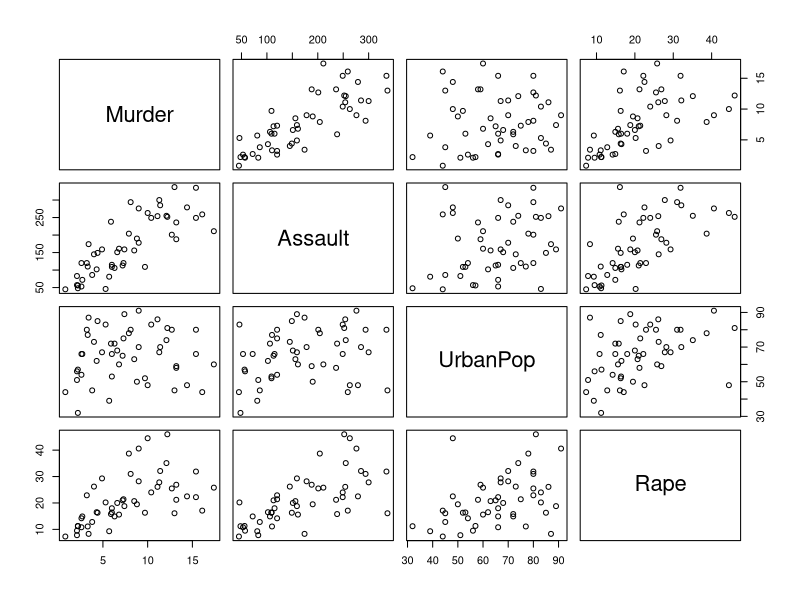
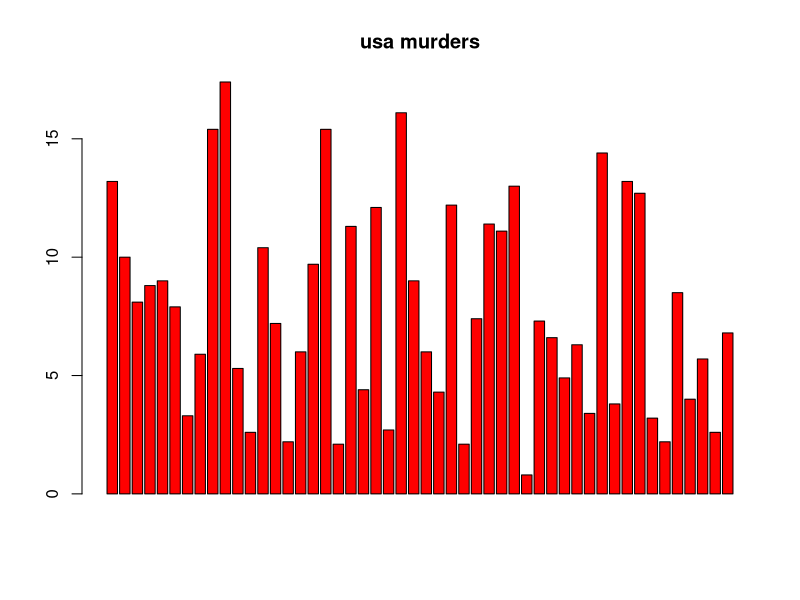
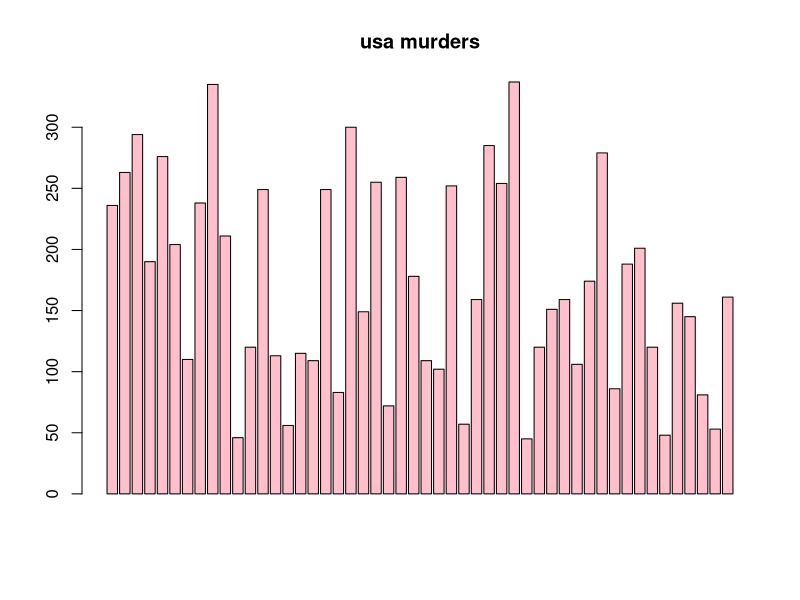
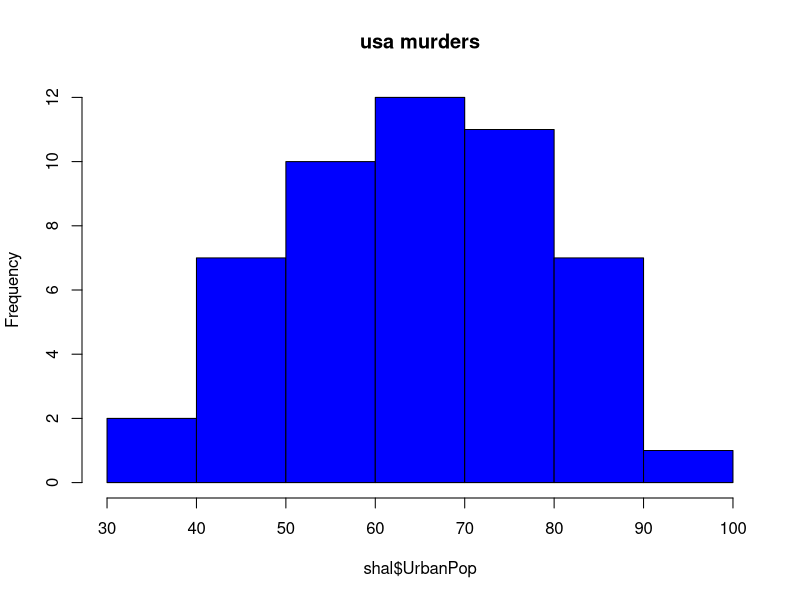
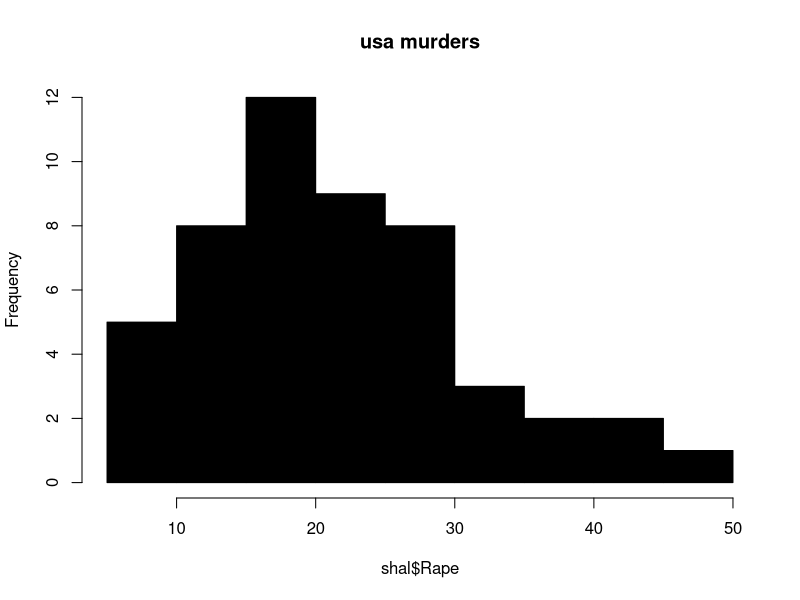
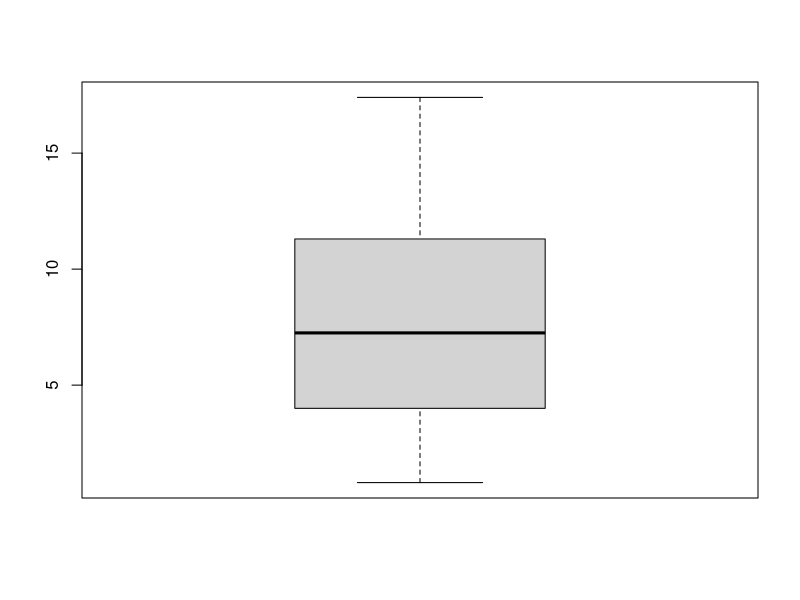
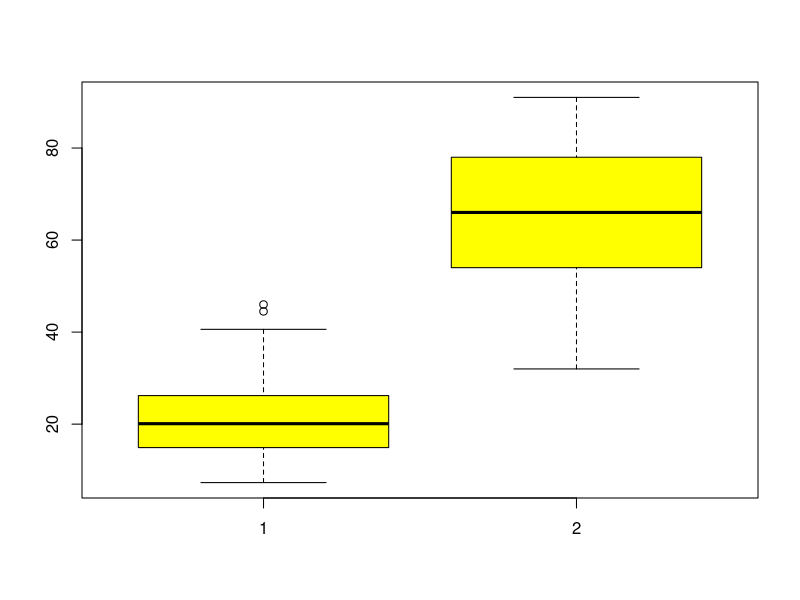
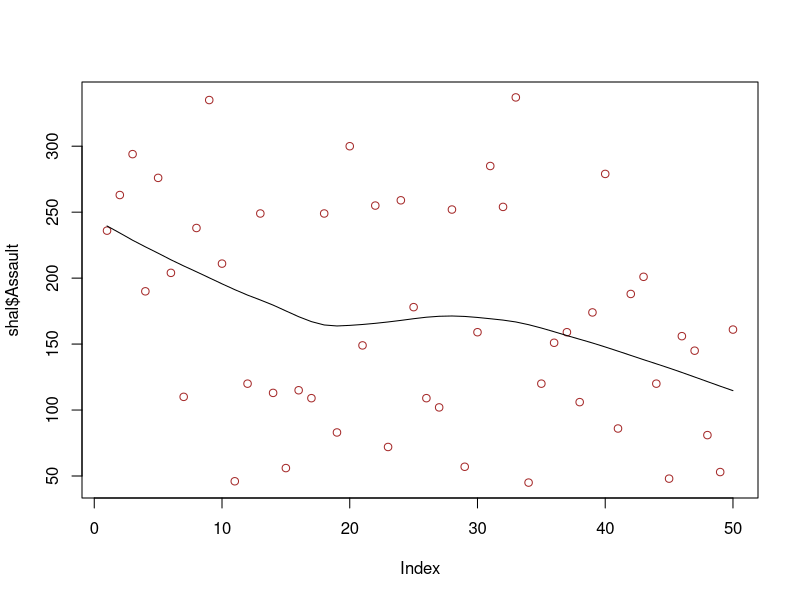

The R script that drew these images, in order:
shal <- datasets::USArrests
head(shal,10)
tail(shal,10)
df<-shal
summary(shal)
summary(shal$Murder)
summary(shal$Assault)
summary(shal$UrbanPop)
summary(shal$Rape)
plot(shal)
barplot(shal$Murder,main = "usa murders",col = "red",type = "l")
barplot(shal$Assault,main = "usa murders",col = "pink")
hist(shal$UrbanPop,main = "usa murders",col = "blue")
hist(shal$Rape,main = "usa murders",col = "black")
boxplot(shal$Murder)
boxplot(shal$Rape,shal$UrbanPop,col = "yellow")
scatter.smooth(shal$Assault,col = "brown")
scale.default(shal)
scale.default(shal$UrbanPop)
scale(shal)
scatter.smooth(shal$Rape,col = "green",main = "usa murders")
scatter.smooth(shal$UrbanPop,col = "yellow")
